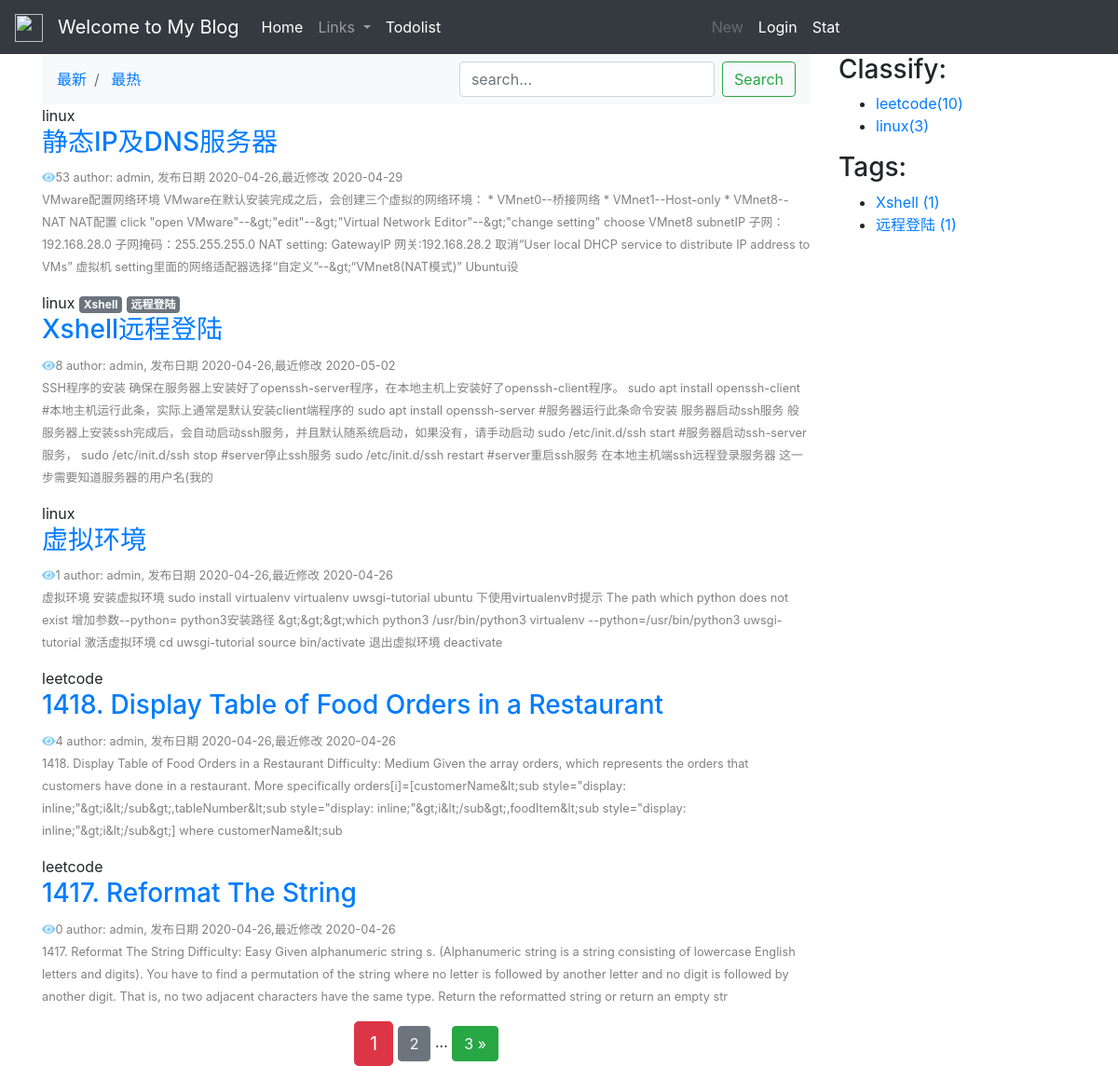
Before: / with the older database file.
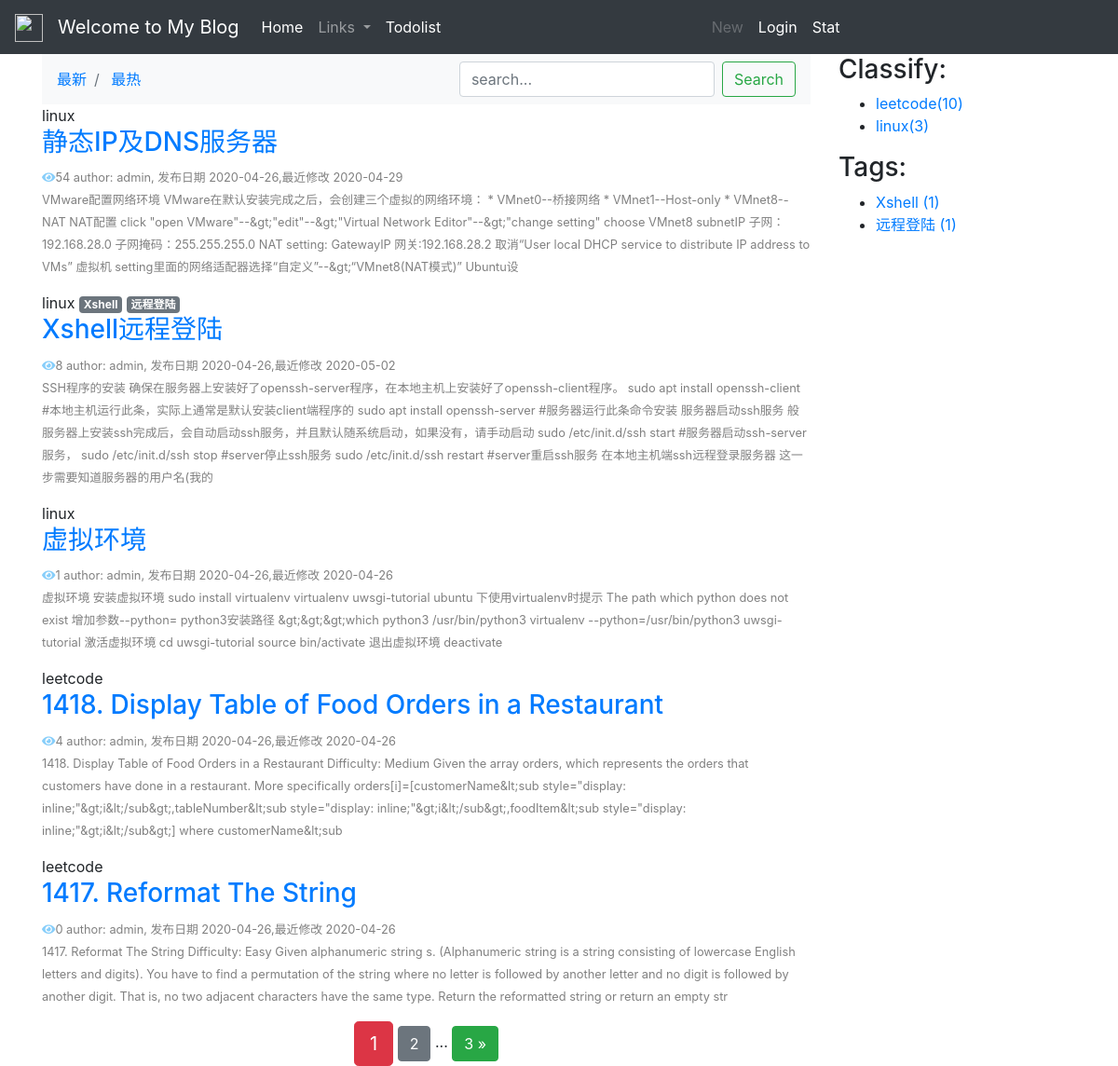
After: the same page with the newer database file.
### blog/models.py (models this page shows, shortened)
class Blog(models.Model):
    author = models.ForeignKey(User, on_delete=models.CASCADE)
    title = models.CharField(max_length=100)
    body = models.TextField()
    total_views = models.PositiveIntegerField(default=0)
    created_time = models.DateTimeField(default=timezone.now)
    updated_time = models.DateTimeField(auto_now=True)
    abstract = models.CharField(max_length=200, blank=True)
    classify = models.ForeignKey(BlogClassify, null=True, on_delete=models.CASCADE, related_name='blog')
    tags = models.ManyToManyField(Tag, blank=True)
    avatar = models.ImageField(upload_to='blog/%Y%m%d/', blank=True)
    class Meta:
        ordering = ('-created_time',)

class BlogClassify(models.Model):
    title = models.CharField(max_length=100, blank=True)
    created = models.DateTimeField(default=timezone.now)
    def __str__(self):
        return self.title

### blog/views.py (the view)
# urls.py: path('',views.blog_list,name='blog_list'),
def blog_list(request):
    get_user_ip(request)
    search = request.GET.get('search')
    order = request.GET.get('order')
    classify = request.GET.get('classify')
    tag = request.GET.get('tag')
    blog_list = Blog.objects.all()
    if search:
        blog_list = blog_list.filter(
            Q(title__icontains=search) |
            Q(body__icontains=search)
        )
    else:
        search = ''
    if classify is not None and classify.isdigit():
        blog_list = blog_list.filter(classify=classify)
    if tag and tag != 'None':
        blog_list = blog_list.filter(tags__name__in=[tag])
    if order == 'total_views':
        blog_list = blog_list.order_by('-total_views')
    paginator = Paginator(blog_list, 5)
    page = request.GET.get('page')
    blogs = paginator.get_page(page)
    context = {
        'blogs': blogs,
        'order': order,
        'search': search,
        'classify': classify,
        'tag': tag,
    }
    return render(request, 'blog/list.html', context)

### blog/templatetags/blog_extras.py (called while the page is built)
@register.inclusion_tag('blog/inclusions/_classify.html',takes_context=True)
def show_classify(context):
    classify_list = BlogClassify.objects.annotate(num_posts=Count('blog')).filter(num_posts__gt=0)
    return {
        'classify_list': classify_list,
    }

@register.inclusion_tag('blog/inclusions/_tags.html', takes_context=True)
def show_tags(context):
    tag_list = Tag.objects.annotate(num_posts=Count('blog')).filter(num_posts__gt=0)
    return {
        'tag_list': tag_list,
    }

### templates/blog/list.html (shortened to what this page needs)
{% extends "base.html" %}
{% load staticfiles %}
{% block content %}
    <div>
        <nav class="navbar navbar-expand-lg navbar-light bg-light">
          <div class="collapse navbar-collapse" id="navbarSupportedContent">
            <ul class="navbar-nav mr-auto">
                <li class="breadcrumb-item">
                    <a href="{% url 'blog:blog_list' %}?search={{ search }}">
                        最新
                    </a>
                </li>
                <li class="breadcrumb-item">
                    <a href="{% url 'blog:blog_list' %}?order=total_views&search={{ search }}">
                    最热
                    </a>
                </li>
            </ul>
            <form class="form-inline my-2 my-lg-0">
              <input type="search"
                    class="form-control mr-sm-2"
                    name="search"
                    placeholder="search..."
                    required
                >
              <button class="btn btn-outline-success my-2 my-sm-0" type="submit">Search</button>
            </form>
          </div>
        </nav>
    </div>
    {% for blog in blogs %}
    {% if blog.classify %}
        {{ blog.classify }}
    {% endif %}
    {% for tag in blog.tags.all %}
        <a href="#" class="badge badge-secondary">
            {{ tag.name }}
        </a>
    {% endfor %}
    <h3><a href="{% url 'blog:blog_detail' blog.id %}">{{blog.title}}</a></h3>
        <small class="" style="color: gray;"><i class="fas fa-eye" style="color: lightskyblue;"></i>{{ blog.total_views }}&nbsp;author: {{ blog.author }},
            发布日期 {{blog.created_time|date:'Y-m-d'}},最近修改 {{blog.updated_time|date:'Y-m-d'}}</small>
        <p><small class="text-wrap" style="word-wrap: break-word; color: gray;">{{blog.abstract}}</small></p>
    {% endfor %}
<div class="pagination row">
    <div class="m-auto">
        <span class="step-links">
            <span class="current btn btn-danger btn-lg">
                {{ blogs.number }}
            </span>
            {% if blogs.has_next %}
                <a href="?page={{ blogs.next_page_number }}&order={{ order }}&search={{ search }}"
                   class="btn btn-secondary"
                >
                    {{ blogs.next_page_number }}
                </a>
                <span>...</span>
                <a href="?page={{ blogs.paginator.num_pages }}&order={{ order }}&search={{ search }}"
                   class="btn btn-success"
                >
                    {{ blogs.paginator.num_pages }} &raquo;
                </a>
            {% endif %}
        </span>
    </div>
</div>
{% endblock content %}

Changed rows visible on the page:
changed Blog "静态IP及DNS服务器": total_views "53" → "54"
